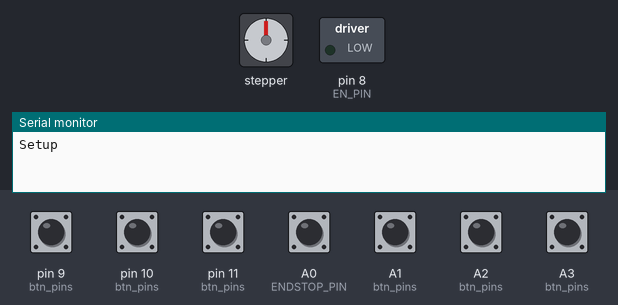
Bench run of a program on a simulated Arduino Leonardo, built with avr-gcc and run on an emulated ATmega32U4. Shown: stepper motor, switched loads named in the program (green lamp = pin HIGH), the last lines printed to the serial monitor. The test bench sets the inputs (shaded band); at power-on: A0 (ENDSTOP_PIN), A1 (btn_pins), A2 (btn_pins), A3 (btn_pins), pin 9 (btn_pins), pin 10 (btn_pins), pin 11 (btn_pins) HIGH. Stepper angles assume 200 steps per turn.

Above: at 0.8 s.
0.9 s: pin 9 (btn_pins) pulled LOW for 0.15 s
At 1.7 s:
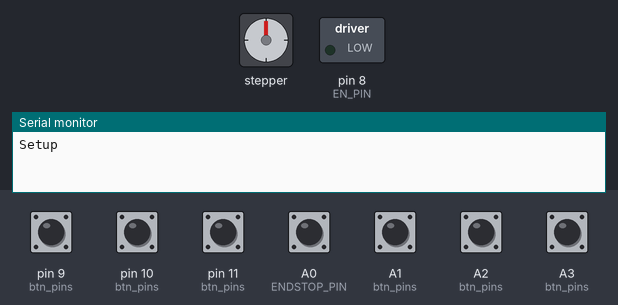
4.0 s: A0 (ENDSTOP_PIN) pulled LOW for 1 s
6.5 s: pin 10 (btn_pins) pulled LOW for 0.15 s
At 6.8 s:
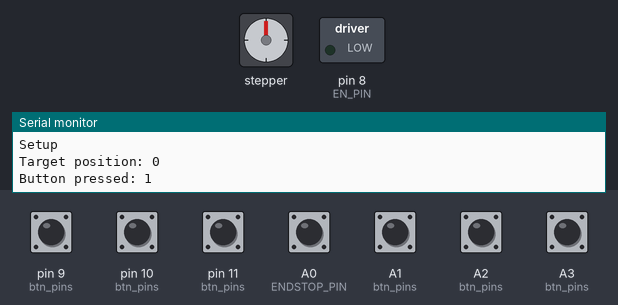
At 7.37 s:
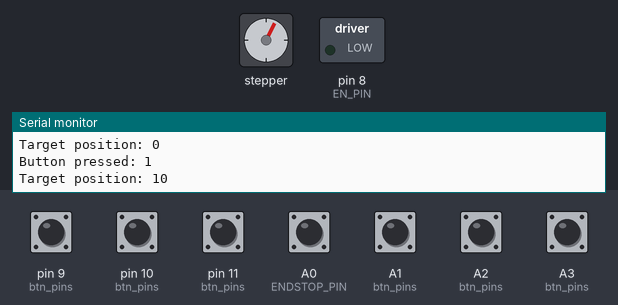
9.0 s: pin 11 (btn_pins) pulled LOW for 0.15 s
At 9.6 s:
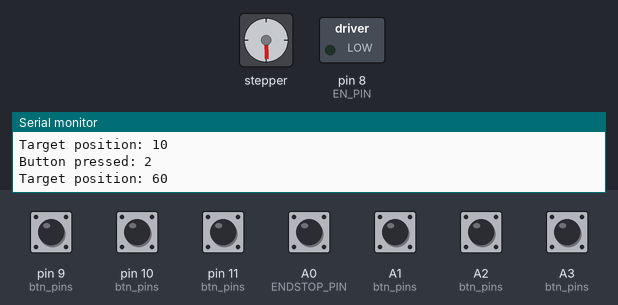
12.1 s: A3 (btn_pins) pulled LOW for 0.15 s
15.2 s: A2 (btn_pins) pulled LOW for 1 s
Timing chart, 0 to 18.6 s (numbered marks = the images above; inputs shaded):
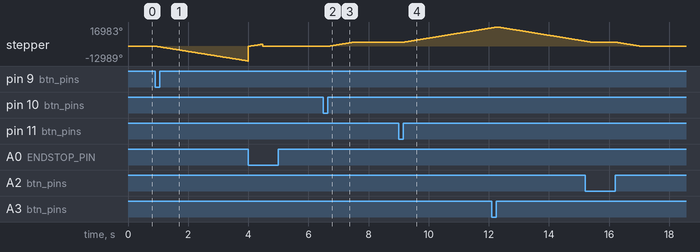

Measured:
- after the input at 0.9 s, stepper: keeps turning counter-clockwise at about 4265°/s, starting at once
- after the input at 6.5 s, stepper: turns 3600° clockwise in 0.85 s, starting after 0.15 s
- after the input at 9.0 s, stepper: keeps turning clockwise at about 4296°/s, starting after 0.15 s

The program:

main.cpp
```cpp
/**
 * One axis stepper motor drive
 * Author ralex2304
 * https://github.com/ralex2304
 * For Benzeen Diesel
 * 2022
*/
#include <Arduino.h>
#include "Configuration.h"
#include "Stepper.h"
#include "Btn.h"

#ifdef DEBUG
unsigned long ser_timer=millis();
#endif

Stepper stepper(STEP_PIN,DIR_PIN,EN_PIN,STEP_INV,DIR_INV,EN_INV);

void btn_f(int ind,float x){
  String btn_funcs[BTN_NUM]=BTN_FUNCTIONS;
  if(btn_funcs[ind]=="move"){
    stepper.move_relative(x);
  }
}

int btn_pins[]=BTN_PINS;
int btn_invs[]=BTN_INVS;
float btn_vals[]=BTN_FUNCTIONS_VALS;

Btn btn(btn_f,BTN_NUM,(int *)btn_pins,(int *)btn_invs, (float *)btn_vals);


void setup() {
  #ifdef DEBUG
    Serial.begin(9600);
    while(!Serial){}
    Serial.println("Setup");
  #endif
  btn.begin();
  stepper.begin(STEPS_PER_MM,MAX_SPEED,ACCELERATION,MIN_COORD,MAX_COORD,ENDSTOP_PIN,ENDSTOP_INV,ENDSTOP_POSITION);
  btn.wait_for_pressed();
  if(!stepper.auto_home(HOMING_SPEED,HOMING_RETRACT_DIST,HOMING_RETRACT_SPEED,HOMING_ADD_DIST)){
    #ifdef DEBUG
      Serial.println("Homing failed!!!");
    #endif
    while(true){}
  }

}

void loop() {
  stepper.proccess();
  btn.proccess();
  #ifdef DEBUG
    if(millis()-ser_timer>DEBUG_INF_PERIOD){
      Serial.print("Target position: ");
      Serial.println(stepper.get_coord());
      ser_timer=millis();
    }
  #endif
}
```

Btn.cpp
```cpp
#include "Btn.h"

Btn::Btn(void(*func)(int ind, float x),int num, int* pins, int* invs, float* vals)
{
  _btn_f=func;
  _num=num;
  _pins=pins;
  _vals=vals;
  _invs=invs;
  _timer=new unsigned long [_num];
}

void Btn::begin(){
  for(int i=0;i<_num;i++){
    pinMode(_pins[i],INPUT_PULLUP);
    _timer[i]=0;
  }
}

void Btn::proccess(){
  for(int i=0;i<_num;i++){
    if(_timer[i]==0 && (digitalRead(_pins[i])^_invs[i])){
      _timer[i]=millis();
    }
    else if(_timer[i]!=0 && !(digitalRead(_pins[i])^_invs[i])){
        if(millis()-_timer[i]>100){
          _btn_f(i,_vals[i]);
          #ifdef DEBUG
            Serial.print("Button pressed: ");
            Serial.println(i);
          #endif
        }
        _timer[i]=0;
    }
  }
}

void Btn::wait_for_pressed(){
  bool wait=true;
  while(wait){
    for(int i=0;i<_num;i++){
      if(digitalRead(_pins[i])^_invs[i]){
        wait=false;
      }
    }
  }
}
```

Btn.h
```cpp
#ifndef _BTN_H
#define _BTN_H

#include <Arduino.h>
#include "Configuration.h"

class Btn
{
private:
  void (*_btn_f)(int ind,float x);
  int _num;
  unsigned long* _timer;
  int* _pins;
  int* _invs;
  float* _vals;
public:
  Btn(void(*func)(int ind, float x),int num, int* pins, int* invs, float* vals);
  void begin();
  void proccess();
  void wait_for_pressed();
};
#endif
```

Stepper.cpp
```cpp
#include "Stepper.h"


Stepper::Stepper(byte step, byte dir, byte en, byte step_inv, byte dir_inv, byte en_inv){
  _en_pin=en;
  _en_inv=en_inv;
  _stepper = AccelStepper(1,step,dir);
  _stepper.setPinsInverted(dir_inv,step_inv);
  _coord = 0;
  _spm=0;
  _min=0;
  _max=0;
  _max_speed=0;
  _endstop_inv=0;
  _endstop_coord=0;
}

void Stepper::begin(float step_per_mm, int max_speed, int acc, int min_coord, int max_coord, byte endstop_pin, byte endstop_inv, int endstop_coord){
  _spm=step_per_mm;
  _stepper.setAcceleration(_calc_spm(acc));
  _stepper.enableOutputs();
  _min=min_coord;
  _max=max_coord;
  _max_speed=max_speed;
  set_speed(_max_speed);
  _endstop_pin=endstop_pin;
  _endstop_inv=endstop_inv;
  _endstop_coord=min(endstop_coord,_min);
  pinMode(_endstop_pin,INPUT_PULLUP);
  pinMode(_en_pin,HIGH^_en_inv);
  return;
}

void Stepper::move_relative(float x){
  if(_coord+x<_min){
    _coord=_min;
  }else if(_coord+x>_max){
    _coord=_max;
  }else{
    _coord+=x;
  }
  _stepper.moveTo(_calc_spm(_coord));
  return;
}

int Stepper::get_coord(){
  return _coord;
}

void Stepper::proccess(){
  _stepper.run();
  return;
}

void Stepper::set_speed(long speed){
  if(speed<=_max_speed){
    _stepper.setMaxSpeed(_calc_spm(speed));
    _stepper.setSpeed(_calc_spm(speed));
  }
  return;
}

bool Stepper::auto_home(int speed, int bounce_dist, int bounce_speed, int add_dist){
  set_speed(speed);
  _stepper.move(_calc_spm(_min-_max-add_dist));
  while(!_endstop_read()){
    if(!_stepper.run()){
      return false;
    }
  }
  _stepper.stop();
  _stepper.setCurrentPosition(0);
  _stepper.moveTo(_calc_spm(bounce_dist));
  while(_stepper.run()){}
  set_speed(bounce_speed);
  _stepper.moveTo(_calc_spm(-add_dist));
  while(!_endstop_read()){
    if(!_stepper.run()){
      return false;
    }
  }
  _stepper.stop();
  _stepper.setCurrentPosition(_endstop_coord);
  set_speed(speed);
  _stepper.moveTo(0);
  while(_stepper.run()){}
  return true;
}

long Stepper::_calc_spm(long double x){
  return x*_spm;
}

bool Stepper::_endstop_read(){
  return digitalRead(_endstop_pin)^_endstop_inv;
}
```

Stepper.h
```cpp
#ifndef _STEPPER_H
#define _STEPPER_H

#include <Arduino.h>
#include "Configuration.h"

#include "AccelStepper.h"

class Stepper
{
private:
  AccelStepper _stepper;
  long double _coord;
  int _min;
  int _max;
  int _max_speed;
  int _speed;
  byte _en_pin;
  byte _en_inv;
  byte _endstop_pin;
  byte _endstop_inv;
  int _endstop_coord;
  long double _spm;
  long _calc_spm(long double x);
public:
  Stepper(byte step, byte dir, byte en, byte step_inv, byte dir_inv, byte en_inv);
  void begin(float step_distance, int max_speed, int acc, int min_coord, int max_coord, byte endstop_pin, byte endstop_inv, int endstop_coord);
  void move_relative(float x);
  void set_speed(long speed);
  int get_coord();
  void proccess();
  bool auto_home(int speed, int bounce_dist, int bounce_speed, int add_dist=10);
  bool _endstop_read();
};

#endif
```

Configuration.h
```cpp
/**
 * One axis stepper motor drive
 * Author ralex2304
 * https://github.com/ralex2304
 * For Benzeen Diesel
 * 2022
*/

//-----------------------Дебаг------------------------
#define DEBUG                 //Включение дебага. Закомментировать для выключения
#define DEBUG_INF_PERIOD 2500 //Период вывода информации в порт (миллисекунды)

//-----------------Шаговик и концевик-----------------
#define EN_PIN    8   //Пин Enabled драйвера
#define DIR_PIN   2   //Пин Dir драйвера
#define STEP_PIN  5   //Пин Step драйвера

#define EN_INV    0   //Инвертировать Enabled
#define DIR_INV   0   //Инвертировать Dir (поменять направление вращения)
#define STEP_INV  0   //Инвертировать Step

#define ENDSTOP_PIN   A0  //Пин концевика
#define ENDSTOP_INV   1   //Инвертирование сигнала кконцевика (0 - активно при 5V, 1 - активно при GND)

//-----------------------Кнопки-----------------------
#define BTN_NUM             6                                                         //Количество кнопок
#define BTN_PINS            {9,10,11,A1,A2,A3}                                        //Пины кнопок
#define BTN_INVS            {1,1,1,1,1,1}                                             //Инвертирование сигнала кнопок (0 - активно при 5V, 1 - активно при GND)
#define BTN_FUNCTIONS       {"move","move","move","move","move","move"}               //Функции, вызываемые при нажатии
#define BTN_FUNCTIONS_VALS  {1,10,50,-1,-10,-50}                                      //Аргументы для функций (В данном конкетном случае - на сколько переместиться каретке)


//--------------------Перемещения-------------------
#define MIN_COORD 0     //Минимальная координата
#define MAX_COORD 150   //Максимальная координата

//-----------------------Шаги-----------------------
#define STEPS_PER_MM 200*1/1.0  //Шагов двигателя за 1 мм (Количество шагов на оборот * дробление шага драйвера / шаг винта мм)

//---------------------Скорости---------------------
//
#define ACCELERATION    1000    //Ускорение перемещений мм/с^2
#define MOTION_SPEED    20      //Скорость перемещений мм/с
#define MAX_SPEED       20      //Максимальная скорость для любых движений (безопасность)

//---------------------Парковка---------------------
#define ENDSTOP_POSITION      0     //Координата, в которой находится концеик. Только значения меньше MIN_COORD
#define HOMING_SPEED          20    //Скорость парковки мм/с
#define HOMING_RETRACT_DIST   5     //Расстояние для отхода для повторной точной парковки мм
#define HOMING_RETRACT_SPEED  5     //Скорость точной парковки мм/с
#define HOMING_ADD_DIST       5     //Дополнительная длинна безопасного перемещения при парковке (Защита от неработающего концевика) мм
```
